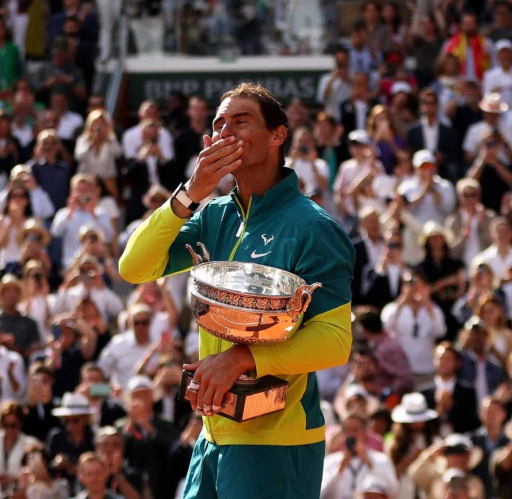
#> input picture images/site-mascot-raw.png, 1024 x 998 px (shown at 1/2 size)
$ python export_mascot_from_raw.py
#> lines starting #> are read from the running program, lines starting #| are printed output that depends on the picture; after the words box and inside, x2 and y2 are one past the last pixel; in counts of white or black regions, pixels touching at a corner belong together
#!/usr/bin/env python3
"""
从 site-mascot-raw 导出站用图：裁边 → 等比缩放到长边 400~720 → 漫画风格（减色、略增饱和/对比、线稿感描边、USM 锐化），
生成 site-mascot.png 与 favicon / apple-touch。alpha 不变。
改素材时替换 images/site-mascot-raw.png 后运行本脚本即可。
再运行 python3 scripts/compress_images.py 可生成/更新 WebP 与优化 PNG 体积（站首页等已优先加载 WebP）。
"""
from __future__ import annotations

from pathlib import Path
import numpy as np
from PIL import Image, ImageEnhance, ImageFilter

BASE = Path(__file__).resolve().parent.parent
RAW = BASE / "images" / "site-mascot-raw.png"
OUT_PNG = BASE / "images" / "site-mascot.png"
OUT_ICO = BASE / "favicon.ico"
OUT_TOUCH = BASE / "apple-touch-icon.png"
MAX_W = 720
MIN_LONGE = 400
# 实色边：与四角色差低于此的像素视为「留白」
TRIM_BG_MAXDIFF = 12
# 漫画 / 平涂感：中值减少杂点、减色、FIND_EDGES 加粗线、沿边缘压暗
COMIC_MEDIAN_SIZE = 3
COMIC_COLOR_BOOST = 1.28
COMIC_CONTRAST_BOOST = 1.1
COMIC_LEVELS = 40  # 主色数，愈少愈「漫画」
COMIC_DITHER = False  # True 时略像印刷抖动，更柔
# 线稿感：0~1，0 为纯平涂无黑线
INK_LINE_STRENGTH = 0.3
# 反锐化（USM），在漫画处理最后做
SHARPEN_RADIUS = 0.5
SHARPEN_PERCENT = 105
SHARPEN_THRESHOLD = 2


def _sharpen_rgba(im: Image.Image) -> Image.Image:
    """仅对 RGB 做 UnsharpMask，不改动 A，避免白边/透明发灰。"""
    r, g, b, a = im.split()
    rgb = Image.merge("RGB", (r, g, b)).filter(
        ImageFilter.UnsharpMask(
            radius=SHARPEN_RADIUS, percent=SHARPEN_PERCENT, threshold=SHARPEN_THRESHOLD
        )
    )
    r2, g2, b2 = rgb.split()
    return Image.merge("RGBA", (r2, g2, b2, a))


def _comic_style_rgba(im: Image.Image) -> Image.Image:
    """高饱和/对比 + 中值去噪 + 减色分块 + 轻线稿，最后 USM。RGB 可改，A 原样接回。"""
    r, g, b, a = im.split()
    rgb = Image.merge("RGB", (r, g, b))
    if COMIC_MEDIAN_SIZE and COMIC_MEDIAN_SIZE > 0:
        try:
            rgb = rgb.filter(ImageFilter.MedianFilter(COMIC_MEDIAN_SIZE))
        except ValueError:
            pass
    rgb = ImageEnhance.Color(rgb).enhance(COMIC_COLOR_BOOST)
    rgb = ImageEnhance.Contrast(rgb).enhance(COMIC_CONTRAST_BOOST)

    dither = Image.Dither.ORDERED if COMIC_DITHER else Image.Dither.NONE
    try:
        p = rgb.quantize(
            colors=COMIC_LEVELS,
            method=Image.Quantize.MEDIANCUT,
            dither=dither,
        )
    except (AttributeError, TypeError, ValueError):
        p = rgb.quantize(COMIC_LEVELS, method=0, dither=0)
    out_rgb = p.convert("RGB")
    out = np.asarray(out_rgb, dtype=np.float32)

    if INK_LINE_STRENGTH > 0.001:
        edges = out_rgb.filter(ImageFilter.FIND_EDGES).convert("L")
        e = np.asarray(edges, dtype=np.float32) / 255.0
        e = np.clip((e - 0.03) * 1.25, 0.0, 1.0) ** 0.55
        factor = 1.0 - (INK_LINE_STRENGTH * 0.95 * e)
        factor = np.clip(factor[..., None], 0.2, 1.0)
        out = out * factor
        out = np.clip(out, 0.0, 255.0)

    fin = Image.fromarray(out.astype(np.uint8), "RGB")
    return _sharpen_rgba(Image.merge("RGBA", (*fin.split(), a)))


def _estimate_corner_background_rgb(arr: np.ndarray) -> np.ndarray:
    h, w, _ = arr.shape
    k = max(1, min(10, w // 15, h // 15))
    blocks = (
        arr[0:k, 0:k],
        arr[0:k, w - k : w],
        arr[h - k : h, 0:k],
        arr[h - k : h, w - k : w],
    )
    b = np.concatenate([x.reshape(-1, 4) for x in blocks], axis=0)
    return np.median(b[:, :3], axis=0).astype(np.float32)


def trim_screenshot_margins(im: Image.Image) -> Image.Image:
    """去透明外缘，再去与四角色接近的平铺留白。"""
    im = im.convert("RGBA")
    a = im.split()[-1]
    bb = a.getbbox()
    w0, h0 = im.size
    if bb is not None and bb != (0, 0, w0, h0):
        im = im.crop(bb)
    arr = np.asarray(im, dtype=np.uint8)
    if arr.size == 0:
        return im
    h, w = arr.shape[0], arr.shape[1]
    al = arr[:, :, 3].astype(np.int16)
    bg = _estimate_corner_background_rgb(arr)
    rgb = arr[:, :, :3].astype(np.float32)
    diff = np.max(np.abs(rgb - bg[None, None, :]), axis=2)
    mask = (al > 8) & (diff > TRIM_BG_MAXDIFF)
    if not np.any(mask):
        return im
    ys, xs = np.where(mask)
    top, left = int(ys.min()), int(xs.min())
    bottom, right = int(ys.max()) + 1, int(xs.max()) + 1
    return im.crop((left, top, right, bottom))


def _square_for_icon(im: Image.Image) -> Image.Image:
    w, h = im.size
    s = min(w, h)
    x, y = (w - s) // 2, (h - s) // 2
    return im.crop((x, y, x + s, y + s))


def build_main() -> Image.Image:
    im = trim_screenshot_margins(Image.open(RAW).convert("RGBA"))
    w, h = im.size
    longe = max(w, h)
    if longe < MIN_LONGE:
        sc = float(MIN_LONGE) / longe
    elif longe > MAX_W:
        sc = float(MAX_W) / longe
    else:
        sc = 1.0
    if sc < 0.999 or sc > 1.001:
        im = im.resize((max(1, int(w * sc)), max(1, int(h * sc))), Image.LANCZOS)
    return _comic_style_rgba(im)


def build_favicon_ico(hero: Image.Image) -> None:
    sq = _square_for_icon(hero)
    t180 = sq.resize((180, 180), Image.LANCZOS)
    t180.save(OUT_TOUCH, "PNG", optimize=True)
    a32 = sq.resize((32, 32), Image.LANCZOS)
    a48 = sq.resize((48, 48), Image.LANCZOS)
    a16 = sq.resize((16, 16), Image.LANCZOS)
    a32.save(OUT_ICO, format="ICO", sizes=[(48, 48), (32, 32), (16, 16)], append_images=[a48, a16])


def main() -> None:
    if not RAW.is_file():
        raise SystemExit(f"Missing {RAW}")
    main_img = build_main()
#> in trim_screenshot_margins, `a = im.split()[-1]`: a: PIL image 1024x998 L; every value is 255
#> in trim_screenshot_margins, `bb = a.getbbox()`: bb = (0, 0, 1024, 998)
#> in trim_screenshot_margins, `al = arr[:, :, 3].astype(np.int16)`: al: shape (998, 1024) int16; every value is 255
#> in _estimate_corner_background_rgb, `b = np.concatenate([x.reshape(-1, 4) for x in blocks], axis=0)`: b = 400 rows, first 6: [22, 13, 8, 255], [20, 11, 6, 255], [20, 10, 8, 255], [22, 12, 10, 255], [26, 14, 14, 255], [27, 15, 15, 255]
#> in trim_screenshot_margins, `bg = _estimate_corner_background_rgb(arr)`: bg = [35, 22, 19]
#> in trim_screenshot_margins, `mask = (al > 8) & (diff > TRIM_BG_MAXDIFF)`:
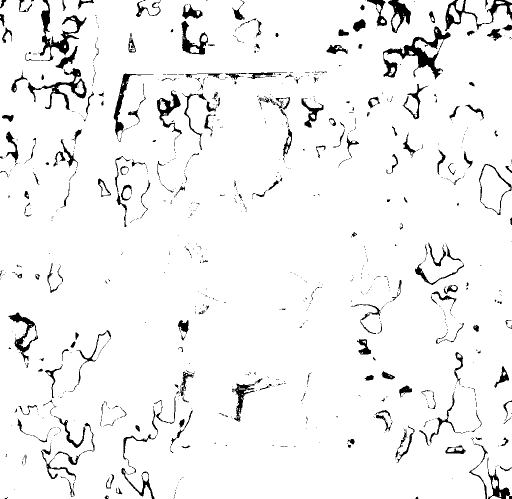
#> mask: shape (998, 1024) bool (shown at 1/2 size); 94.9% white; 1012 black regions (786 under 20 px), largest, box (x1, y1, x2, y2) and area: (766, 53, 901, 159) 3645, (78, 0, 173, 122) 2583, (55, 136, 173, 220) 1978
#> in trim_screenshot_margins, `top, left = int(ys.min()), int(xs.min())`: top = 0
#> in trim_screenshot_margins, `bottom, right = int(ys.max()) + 1, int(xs.max()) + 1`: bottom = 998; right = 1024
#> in _comic_style_rgba, `r, g, b, a = im.split()`: a: PIL image 720x701 L; every value is 255
#> in _comic_style_rgba, `edges = out_rgb.filter(ImageFilter.FIND_EDGES).convert("L")`:
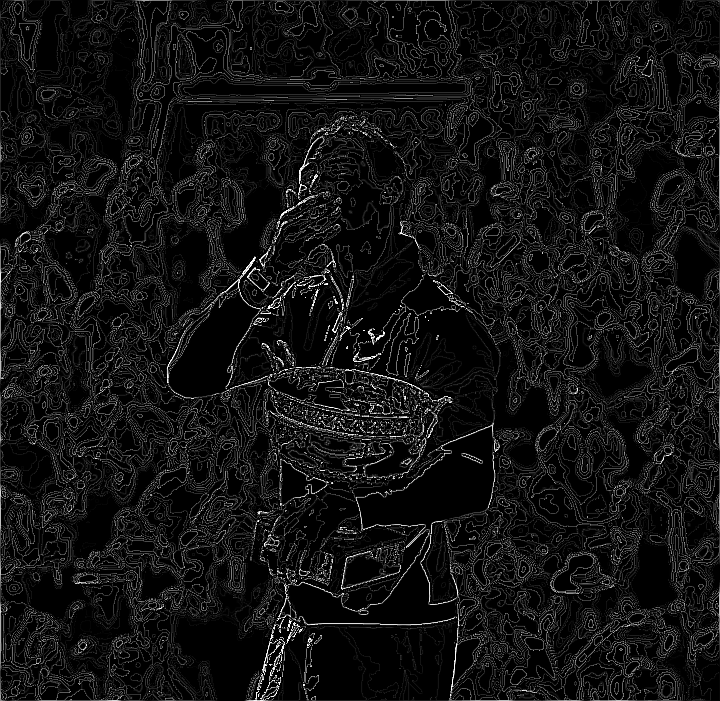
#> edges: PIL image 720x701 L; min 0, max 255, mean 18.7
#> in _comic_style_rgba, `e = np.clip((e - 0.03) * 1.25, 0.0, 1.0) ** 0.55`:
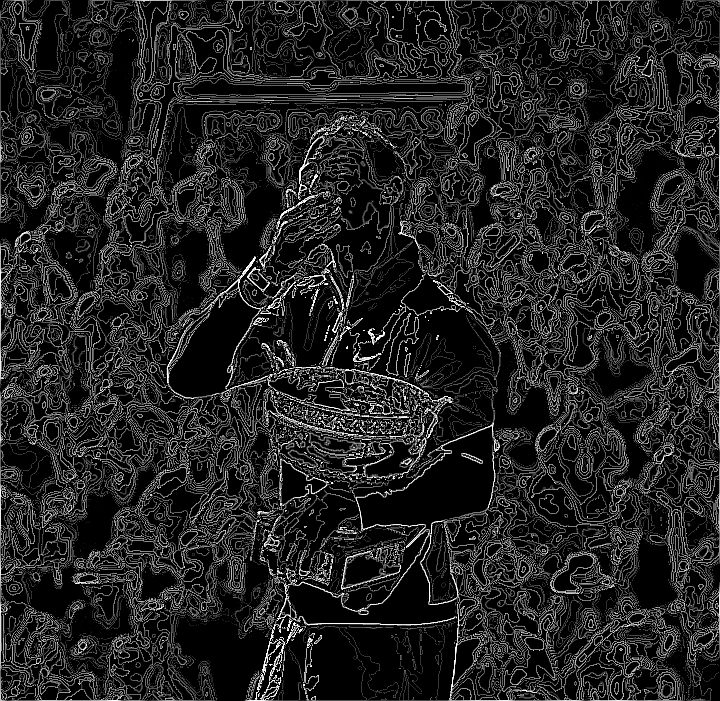
#> e: shape (701, 720) float32; min 0, max 1, mean 0.138
#> in _sharpen_rgba, `r, g, b, a = im.split()`:
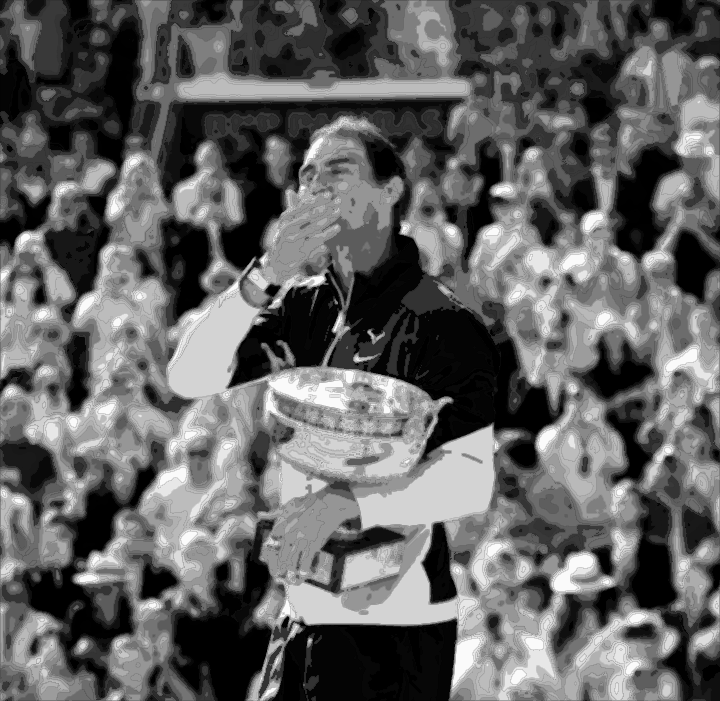
#> r: PIL image 720x701 L; min 0, max 250, mean 98.8
#> in _sharpen_rgba, `r, g, b, a = im.split()`:
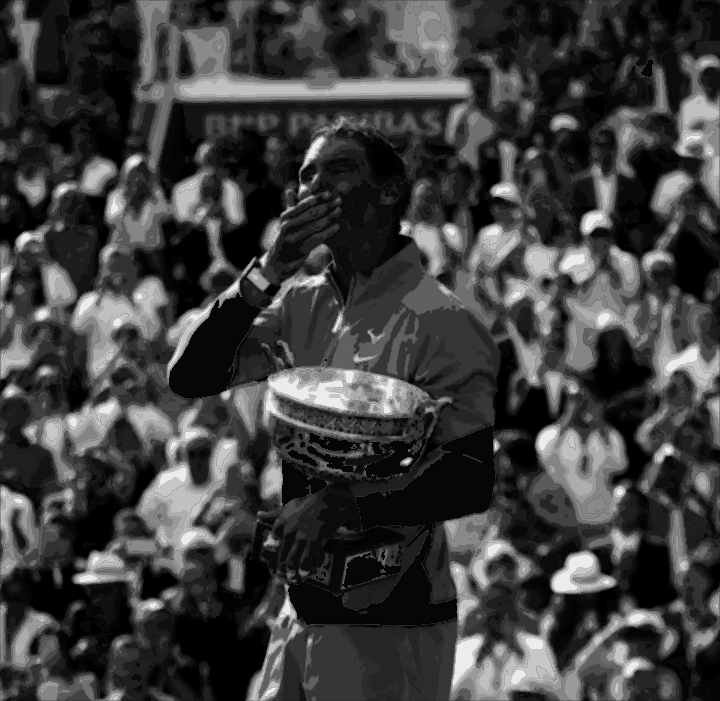
#> b: PIL image 720x701 L; min 0, max 236, mean 62.4
    main_img.save(OUT_PNG, "PNG", optimize=True)
    build_favicon_ico(main_img)
#> in build_favicon_ico, `t180 = sq.resize((180, 180), Image.LANCZOS)`:
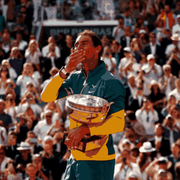
#> t180: PIL image 180x180 RGBA; mean R, G, B, A 98.7, 72.8, 62.3, 255
#> in build_favicon_ico, `a16 = sq.resize((16, 16), Image.LANCZOS)`:
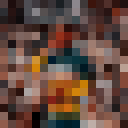
#> a16: PIL image 16x16 RGBA (shown 8 times larger); mean R, G, B, A 99, 72.8, 62.3, 255
    print("OK", OUT_PNG, OUT_TOUCH, OUT_ICO, "size", main_img.size)
#| OK images/site-mascot.png apple-touch-icon.png favicon.ico size (720, 701)


if __name__ == "__main__":
    main()
